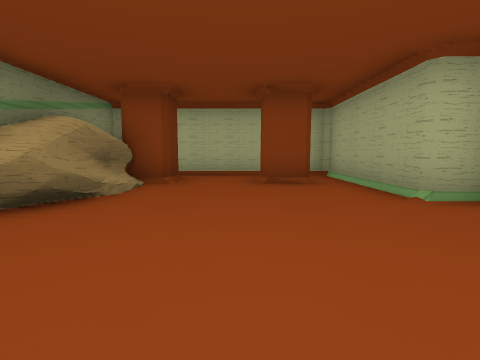
View 1 (above)

13 first-person views from a walk through a 3-D level made in the Godot game engine. The camera is 1.3 m above the floor, tilts 6° down and sees 85° across. The floor is counted in squares, 2 m on a side. Each view is taken from the middle of a square. On the plan, view 1 faces up. The plan holds only what a view shows up to about 9 squares ahead; the rest is blank. Some surface patterns are stand-ins.

View 2
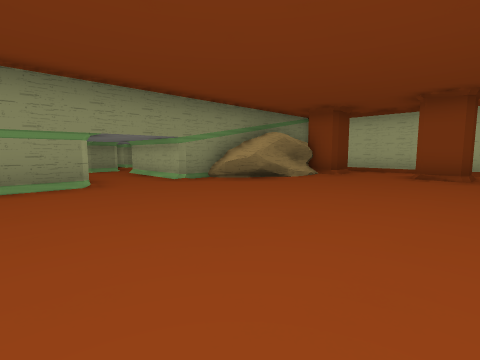

View 3
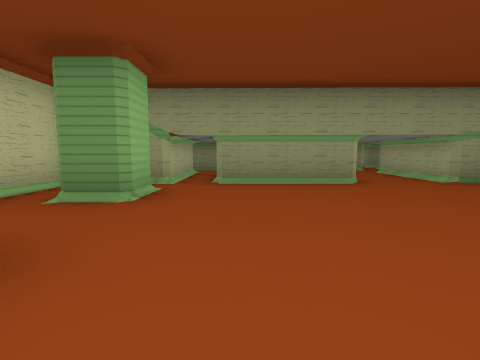

View 4
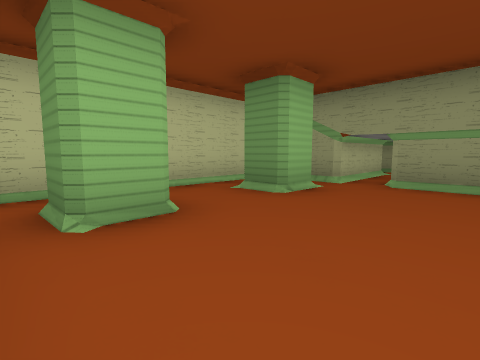

View 5
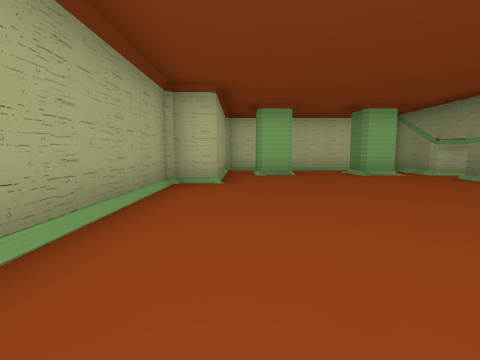

View 6
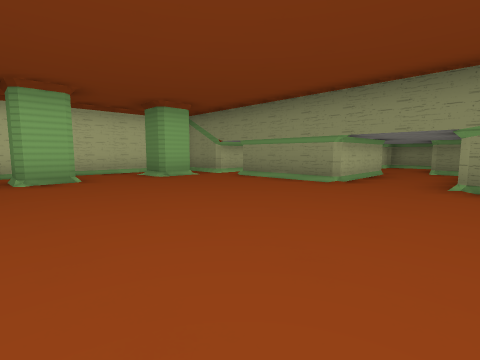

View 7
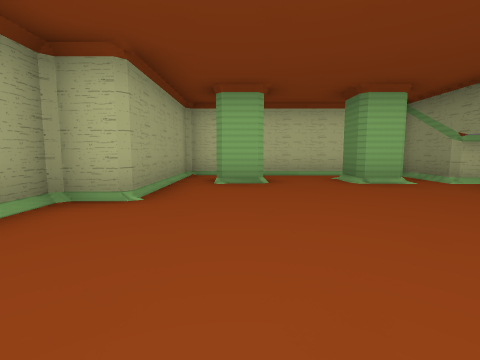

View 8
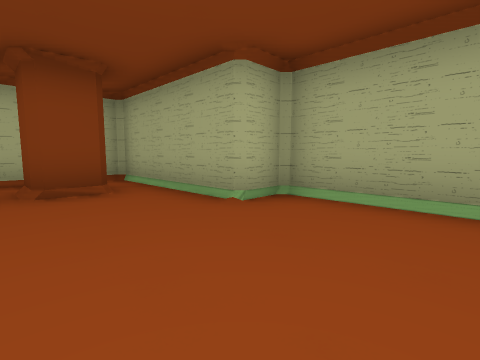

View 9
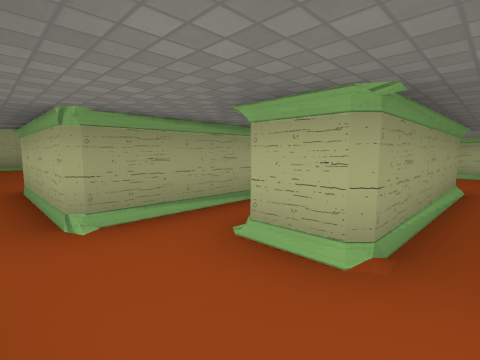

View 10
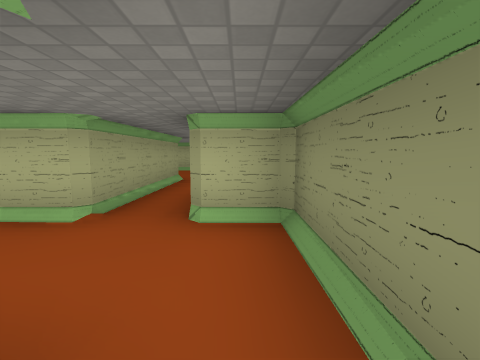

View 11
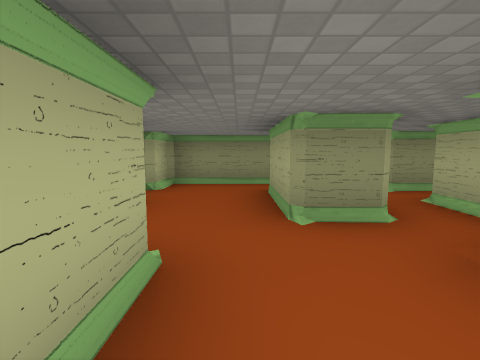

View 12
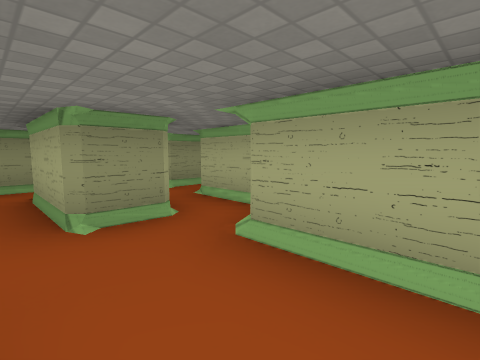

View 13
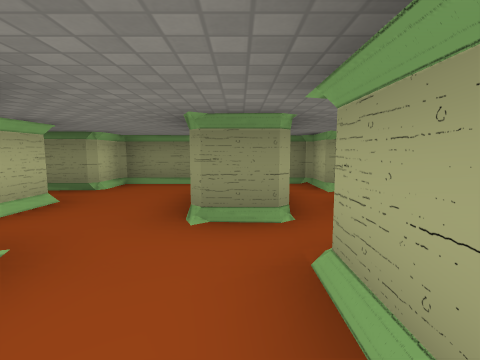

### Floor plan
Key: @ floor where view 1 was taken; # wall or solid block; . floor; ^ raised ledge.
Columns run from 11 left of view 1 to 4 right of it. Each row starts with its distance up from view 1.
  8          ######
  7           ....#
  6          #..#.#
  5         ##....#
  4        ^^#....##
  3 ##.##  ^^......#
  2 #....###.......#
  1 #.##...........#
  0 #..........@...#
 -1 #....###.......#
 -2 ##.#.###.......#
 -3   .#.###......##
 -4   .#..........#
 -5   .# ###.#..#.#
 -6   ..   #......#
 -7   ..   ########
 -8   ..
 -9   ##

Positions as (right, up) in squares from view 1, and headings:
1: (0, 0), facing up
2: (2, -2), facing up-left
3: (2, -3), facing left
4: (2, -2), facing down-left
5: (2, 3), facing down
6: (2, 2), facing down-left
7: (1, 1), facing down
8: (0, 1), facing up-right
9: (-9, 0), facing down-right
10: (-10, 1), facing down
11: (-5, 0), facing left
12: (-5, 0), facing up-left
13: (-5, 1), facing left
